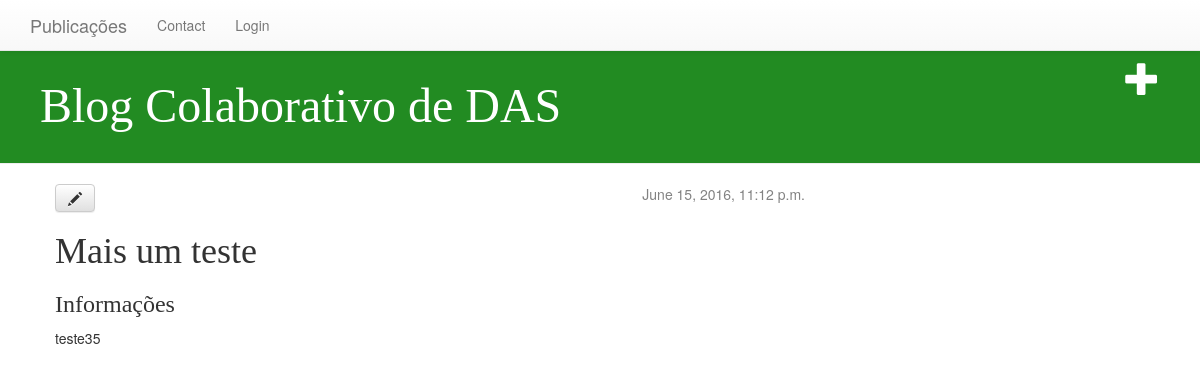
Page /publication/3/ on the earlier database version.
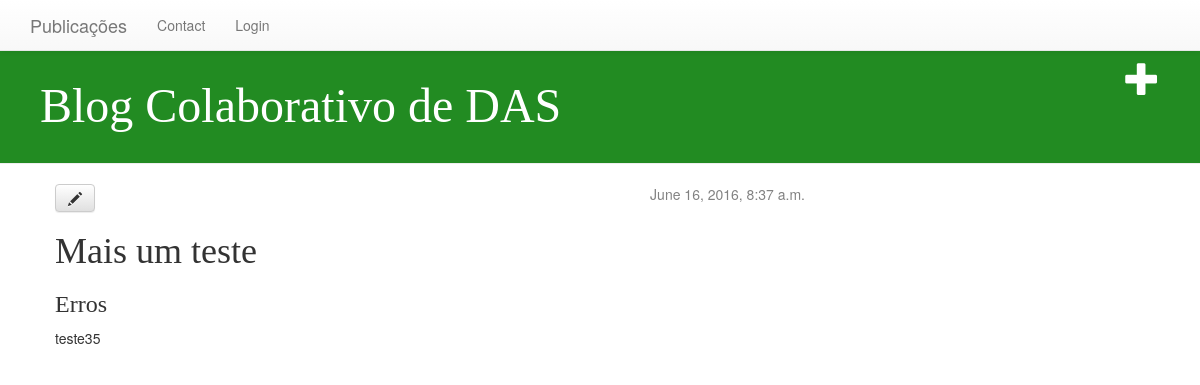
Same page on the later database version.
### blog/models.py (models this page shows, shortened)
class Publication(models.Model):
	author = models.ForeignKey('auth.User')
	title = models.CharField(max_length = 150)
	contet = models.TextField()
	created_date = models.DateTimeField(default = timezone.now)
	published_date = models.DateTimeField(blank = True, null = True)
	published_type = models.CharField(max_length = 20, default = 1)

### blog/views.py (the view)
# urls.py: url(r'^publication/(?P<pk>[0-9]+)/$', views.publication_detail),
def publication_detail (request, pk):
	publication = get_object_or_404(Publication, pk=pk)
	return render(request, 'blog/publication_detail.html', {'publication': publication})

### blog/templates/blog/publication_detail.html (shortened to what this page needs)
{% extends 'blog/base.html' %}
{% block content %}
    <div class="publication">
        {% if publication.published_date %}
            <div class="date">
                {{ publication.published_date }}
            </div>
        {% endif %}
        <a class="btn btn-default" href="{% url 'publication_edit' pk=publication.pk %}"><span class="glyphicon glyphicon-pencil"></span></a>
        <h1>{{ publication.title }}</h1>
        <h3>{{ publication.published_type }}</h3>
        <p>{{ publication.contet|linebreaks }}</p>
    </div>
{% endblock %}

Differences in the rows shown:
changed Publication "Mais um teste": published_date "June 15, 2016, 11:12 p.m." → "June 16, 2016, 8:37 a.m."; published_type "Informações" → "Erros"
